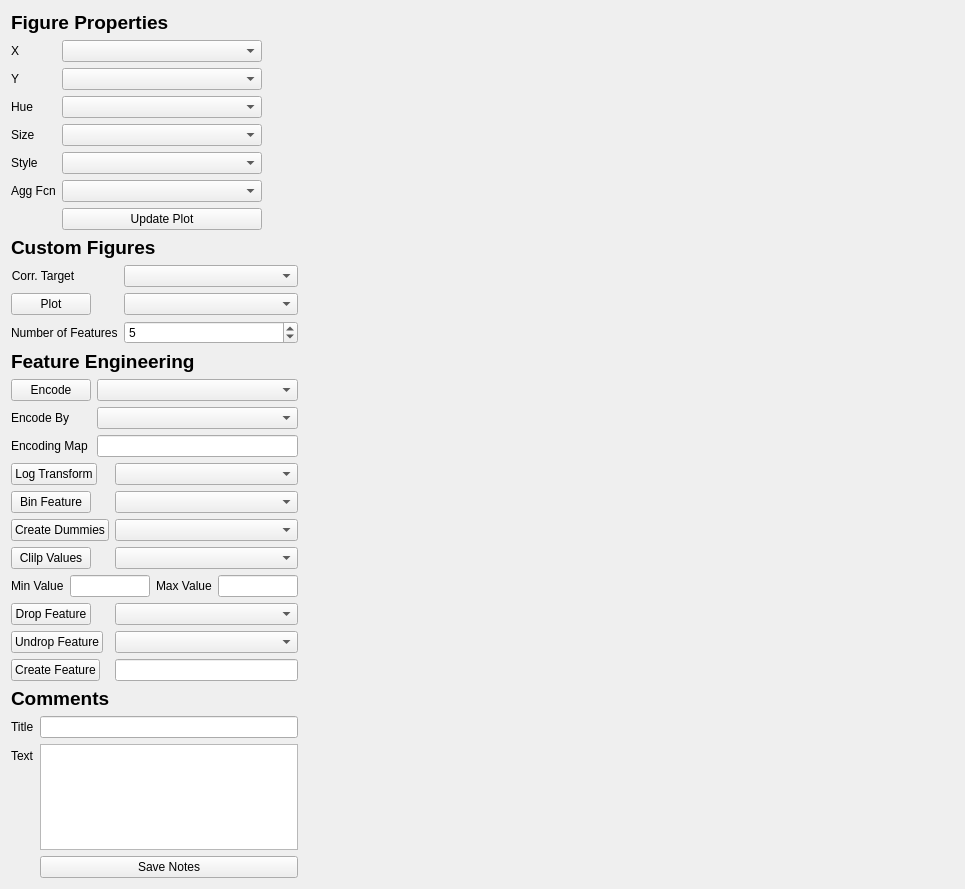
<?xml version="1.0" encoding="UTF-8"?>
<ui version="4.0">
 <class>WindowLayout</class>
 <widget class="QWidget" name="WindowLayout">
  <property name="geometry">
   <rect>
    <x>0</x>
    <y>0</y>
    <width>965</width>
    <height>889</height>
   </rect>
  </property>
  <property name="windowTitle">
   <string>Form</string>
  </property>
  <layout class="QHBoxLayout" name="horizontalLayout" stretch="0,1">
   <item>
    <layout class="QVBoxLayout" name="verticalLayout_2" stretch="0,1,0,1,0,0,0,0,0">
     <item>
      <widget class="QLabel" name="label_3">
       <property name="font">
        <font>
         <pointsize>14</pointsize>
         <bold>true</bold>
        </font>
       </property>
       <property name="text">
        <string>Figure Properties</string>
       </property>
      </widget>
     </item>
     <item>
      <layout class="QFormLayout" name="figure_props_layout">
       <item row="0" column="0">
        <widget class="QLabel" name="x_label">
         <property name="text">
          <string>X</string>
         </property>
        </widget>
       </item>
       <item row="0" column="1">
        <widget class="QComboBox" name="x_combobox">
         <property name="maximumSize">
          <size>
           <width>200</width>
           <height>16777215</height>
          </size>
         </property>
        </widget>
       </item>
       <item row="1" column="0">
        <widget class="QLabel" name="y_label">
         <property name="text">
          <string>Y</string>
         </property>
        </widget>
       </item>
       <item row="1" column="1">
        <widget class="QComboBox" name="y_combobox">
         <property name="maximumSize">
          <size>
           <width>200</width>
           <height>16777215</height>
          </size>
         </property>
        </widget>
       </item>
       <item row="2" column="0">
        <widget class="QLabel" name="hue_label">
         <property name="text">
          <string>Hue</string>
         </property>
        </widget>
       </item>
       <item row="2" column="1">
        <widget class="QComboBox" name="hue_combobox">
         <property name="maximumSize">
          <size>
           <width>200</width>
           <height>16777215</height>
          </size>
         </property>
        </widget>
       </item>
       <item row="3" column="0">
        <widget class="QLabel" name="size_label">
         <property name="text">
          <string>Size</string>
         </property>
        </widget>
       </item>
       <item row="3" column="1">
        <widget class="QComboBox" name="size_combobox">
         <property name="maximumSize">
          <size>
           <width>200</width>
           <height>16777215</height>
          </size>
         </property>
        </widget>
       </item>
       <item row="4" column="0">
        <widget class="QLabel" name="style_label">
         <property name="text">
          <string>Style</string>
         </property>
        </widget>
       </item>
       <item row="4" column="1">
        <widget class="QComboBox" name="style_combobox">
         <property name="maximumSize">
          <size>
           <width>200</width>
           <height>16777215</height>
          </size>
         </property>
        </widget>
       </item>
       <item row="5" column="0">
        <widget class="QLabel" name="label_5">
         <property name="text">
          <string>Agg Fcn</string>
         </property>
        </widget>
       </item>
       <item row="5" column="1">
        <widget class="QComboBox" name="aggfcn_combobox">
         <property name="maximumSize">
          <size>
           <width>200</width>
           <height>16777215</height>
          </size>
         </property>
        </widget>
       </item>
       <item row="6" column="1">
        <widget class="QPushButton" name="update_button">
         <property name="maximumSize">
          <size>
           <width>200</width>
           <height>16777215</height>
          </size>
         </property>
         <property name="text">
          <string>Update Plot</string>
         </property>
        </widget>
       </item>
      </layout>
     </item>
     <item>
      <widget class="QLabel" name="label_2">
       <property name="font">
        <font>
         <pointsize>14</pointsize>
         <bold>true</bold>
        </font>
       </property>
       <property name="text">
        <string>Custom Figures</string>
       </property>
      </widget>
     </item>
     <item>
      <layout class="QFormLayout" name="target_plots_layout">
       <item row="2" column="1">
        <widget class="QSpinBox" name="customplot_spinbox">
         <property name="minimum">
          <number>1</number>
         </property>
         <property name="value">
          <number>5</number>
         </property>
        </widget>
       </item>
       <item row="1" column="1">
        <widget class="QComboBox" name="customplot_combobox"/>
       </item>
       <item row="1" column="0">
        <widget class="QPushButton" name="customplot_button">
         <property name="text">
          <string>Plot</string>
         </property>
        </widget>
       </item>
       <item row="2" column="0">
        <widget class="QLabel" name="label_4">
         <property name="text">
          <string>Number of Features</string>
         </property>
        </widget>
       </item>
       <item row="0" column="0">
        <widget class="QLabel" name="target_label">
         <property name="text">
          <string>Corr. Target</string>
         </property>
         <property name="alignment">
          <set>Qt::AlignCenter</set>
         </property>
        </widget>
       </item>
       <item row="0" column="1">
        <widget class="QComboBox" name="corrtarget_combobox"/>
       </item>
      </layout>
     </item>
     <item>
      <widget class="QLabel" name="label">
       <property name="font">
        <font>
         <pointsize>14</pointsize>
         <bold>true</bold>
        </font>
       </property>
       <property name="text">
        <string>Feature Engineering</string>
       </property>
      </widget>
     </item>
     <item>
      <layout class="QVBoxLayout" name="verticalLayout_3">
       <item>
        <layout class="QFormLayout" name="formLayout_3">
         <item row="3" column="0">
          <widget class="QLabel" name="label_9">
           <property name="text">
            <string>Encoding Map</string>
           </property>
          </widget>
         </item>
         <item row="3" column="1">
          <widget class="QLineEdit" name="encode_lineedit"/>
         </item>
         <item row="1" column="0">
          <widget class="QPushButton" name="encode_button">
           <property name="text">
            <string>Encode</string>
           </property>
          </widget>
         </item>
         <item row="1" column="1">
          <widget class="QComboBox" name="encode_combobox"/>
         </item>
         <item row="2" column="0">
          <widget class="QLabel" name="label_12">
           <property name="text">
            <string>Encode By</string>
           </property>
          </widget>
         </item>
         <item row="2" column="1">
          <widget class="QComboBox" name="encodeby_combobox"/>
         </item>
        </layout>
       </item>
      </layout>
     </item>
     <item>
      <layout class="QFormLayout" name="feature_engr_layout">
       <item row="1" column="0">
        <widget class="QPushButton" name="log_button">
         <property name="text">
          <string>Log Transform</string>
         </property>
        </widget>
       </item>
       <item row="1" column="1">
        <widget class="QComboBox" name="log_combobox">
         <property name="maximumSize">
          <size>
           <width>200</width>
           <height>16777215</height>
          </size>
         </property>
        </widget>
       </item>
       <item row="2" column="0">
        <widget class="QPushButton" name="bin_button">
         <property name="text">
          <string>Bin Feature</string>
         </property>
        </widget>
       </item>
       <item row="2" column="1">
        <widget class="QComboBox" name="bin_combobox">
         <property name="maximumSize">
          <size>
           <width>200</width>
           <height>16777215</height>
          </size>
         </property>
        </widget>
       </item>
       <item row="3" column="0">
        <widget class="QPushButton" name="dummies_button">
         <property name="text">
          <string>Create Dummies</string>
         </property>
        </widget>
       </item>
       <item row="3" column="1">
        <widget class="QComboBox" name="dummies_combobox">
         <property name="maximumSize">
          <size>
           <width>200</width>
           <height>16777215</height>
          </size>
         </property>
        </widget>
       </item>
       <item row="6" column="0">
        <widget class="QPushButton" name="drop_button">
         <property name="text">
          <string>Drop Feature</string>
         </property>
        </widget>
       </item>
       <item row="6" column="1">
        <widget class="QComboBox" name="drop_combobox">
         <property name="maximumSize">
          <size>
           <width>200</width>
           <height>16777215</height>
          </size>
         </property>
        </widget>
       </item>
       <item row="7" column="0">
        <widget class="QPushButton" name="undrop_button">
         <property name="text">
          <string>Undrop Feature</string>
         </property>
        </widget>
       </item>
       <item row="7" column="1">
        <widget class="QComboBox" name="undrop_combobox">
         <property name="maximumSize">
          <size>
           <width>200</width>
           <height>16777215</height>
          </size>
         </property>
        </widget>
       </item>
       <item row="8" column="0">
        <widget class="QPushButton" name="create_button">
         <property name="text">
          <string>Create Feature</string>
         </property>
        </widget>
       </item>
       <item row="8" column="1">
        <widget class="QLineEdit" name="create_lineedit"/>
       </item>
       <item row="4" column="0">
        <widget class="QPushButton" name="clip_button">
         <property name="text">
          <string>Clilp Values</string>
         </property>
        </widget>
       </item>
       <item row="4" column="1">
        <widget class="QComboBox" name="clip_combobox">
         <property name="maximumSize">
          <size>
           <width>200</width>
           <height>16777215</height>
          </size>
         </property>
        </widget>
       </item>
       <item row="5" column="0" colspan="2">
        <layout class="QHBoxLayout" name="horizontalLayout_2">
         <item>
          <widget class="QLabel" name="label_10">
           <property name="text">
            <string>Min Value</string>
           </property>
          </widget>
         </item>
         <item>
          <widget class="QLineEdit" name="minval_lineedit">
           <property name="maximumSize">
            <size>
             <width>80</width>
             <height>16777215</height>
            </size>
           </property>
          </widget>
         </item>
         <item>
          <widget class="QLabel" name="label_11">
           <property name="text">
            <string>Max Value</string>
           </property>
          </widget>
         </item>
         <item>
          <widget class="QLineEdit" name="maxval_lineedit">
           <property name="maximumSize">
            <size>
             <width>80</width>
             <height>16777215</height>
            </size>
           </property>
          </widget>
         </item>
        </layout>
       </item>
      </layout>
     </item>
     <item>
      <widget class="QLabel" name="label_6">
       <property name="font">
        <font>
         <pointsize>14</pointsize>
         <bold>true</bold>
        </font>
       </property>
       <property name="text">
        <string>Comments</string>
       </property>
      </widget>
     </item>
     <item>
      <layout class="QFormLayout" name="formLayout">
       <item row="1" column="0">
        <widget class="QLabel" name="label_7">
         <property name="text">
          <string>Title</string>
         </property>
        </widget>
       </item>
       <item row="1" column="1">
        <widget class="QLineEdit" name="title_lineedit"/>
       </item>
       <item row="2" column="0">
        <widget class="QLabel" name="label_8">
         <property name="text">
          <string>Text</string>
         </property>
        </widget>
       </item>
       <item row="2" column="1">
        <widget class="QTextEdit" name="text_textedit"/>
       </item>
       <item row="3" column="1">
        <widget class="QPushButton" name="notes_button">
         <property name="text">
          <string>Save Notes</string>
         </property>
        </widget>
       </item>
      </layout>
     </item>
    </layout>
   </item>
   <item>
    <layout class="QVBoxLayout" name="plot_layout">
     <property name="leftMargin">
      <number>0</number>
     </property>
     <property name="topMargin">
      <number>0</number>
     </property>
     <property name="bottomMargin">
      <number>20</number>
     </property>
    </layout>
   </item>
  </layout>
 </widget>
 <resources/>
 <connections/>
</ui>
